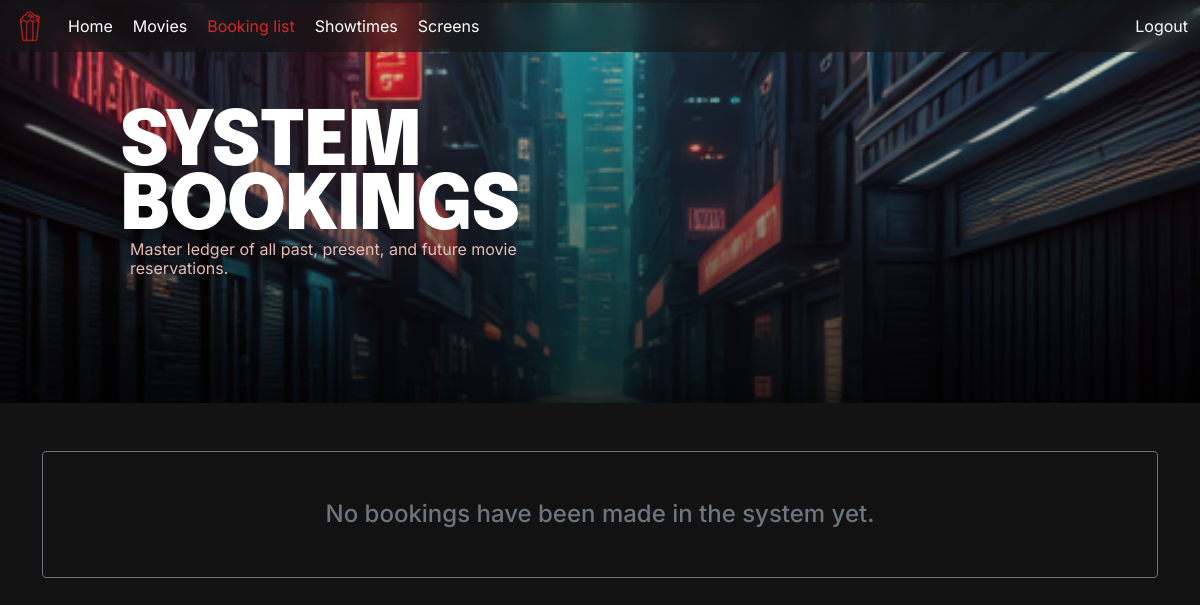
Before: /booking_list (signed in) with the older database file.
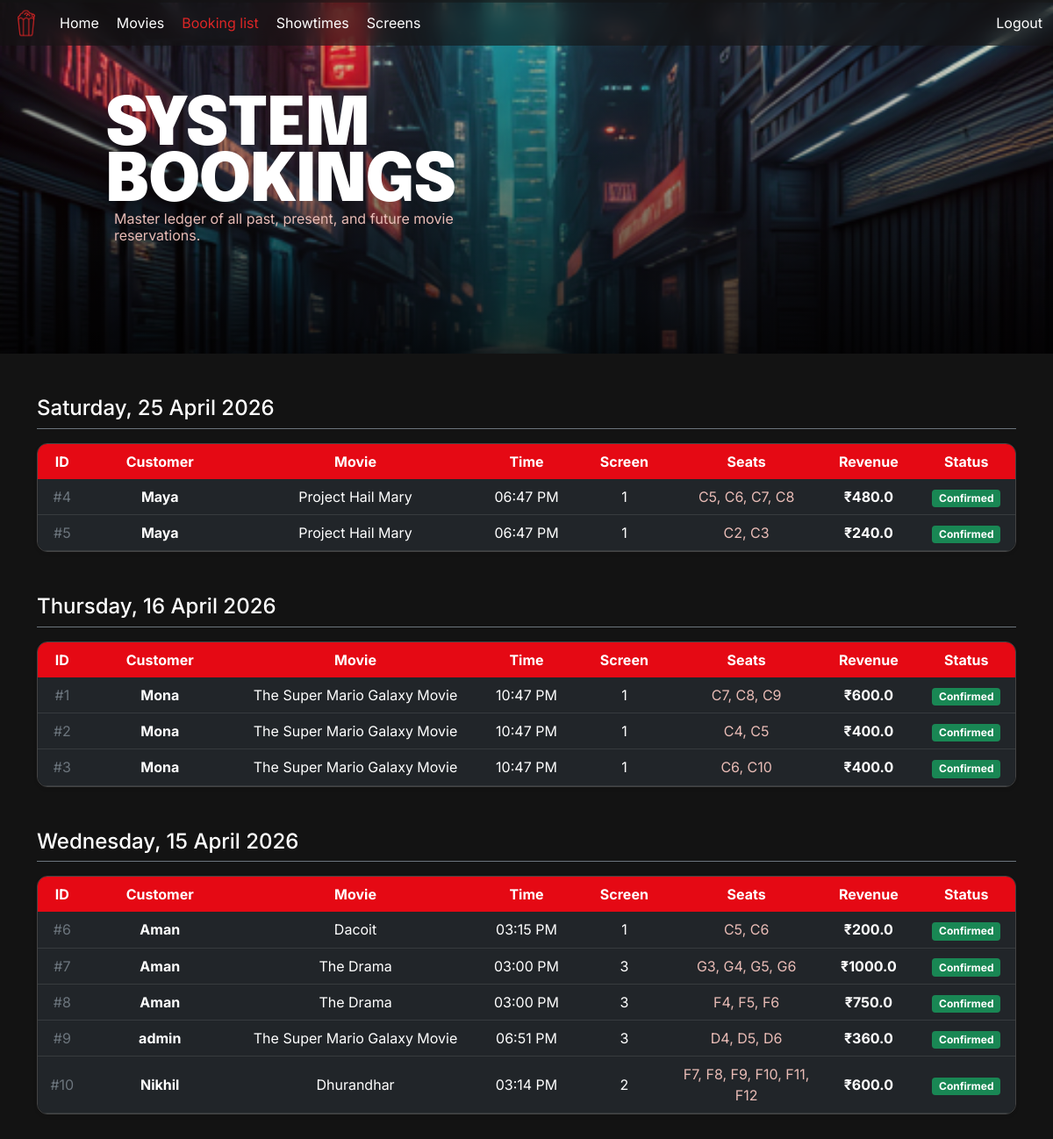
After: the same page with the newer database file.
### models.py (models this page shows)
class Booking(db.Model):
    __tablename__ = 'booking'
    id = db.Column(db.Integer, primary_key=True)
    user_id = db.Column(db.Integer, db.ForeignKey('user.id'), nullable=False)
    showtime_id = db.Column(db.Integer, db.ForeignKey('showtime.id'), nullable=False)
    status = db.Column(db.String(20), default='confirmed')
    total_price = db.Column(db.Float, nullable=False)
    booked_at = db.Column(db.DateTime, default=datetime.utcnow)
    seats = db.relationship('BookingSeat', backref='booking', lazy=True)

class User(db.Model, UserMixin):
    __tablename__ = 'user'
    id = db.Column(db.Integer, primary_key=True)
    name = db.Column(db.String(100), nullable=False)
    username = db.Column(db.String(120), unique=True, nullable=False)
    password = db.Column(db.String(256), nullable=False)
    created_at = db.Column(db.DateTime, default=datetime.utcnow)
    is_admin = db.Column(db.Boolean, default=False)
    bookings = db.relationship('Booking', backref='user', lazy=True)
    reviews = db.relationship('Review', backref='user', lazy=True)

class Movie(db.Model):
    __tablename__ = 'movie'
    id = db.Column(db.Integer, primary_key=True)
    title = db.Column(db.String(200), nullable=False)
    genre = db.Column(db.String(100))
    duration_min = db.Column(db.Integer)          # in minutes
    language = db.Column(db.String(50))
    rating = db.Column(db.Float, default=0.0)     # aggregate rating
    poster_url = db.Column(db.String(500))
    showtimes = db.relationship('Showtime', backref='movie', lazy=True)
    reviews = db.relationship('Review', backref='movie', lazy=True)

class Showtime(db.Model):
    __tablename__ = 'showtime'
    id = db.Column(db.Integer, primary_key=True)
    movie_id = db.Column(db.Integer, db.ForeignKey('movie.id'), nullable=False)
    screen_id = db.Column(db.Integer, db.ForeignKey('screen.id'), nullable=False)
    show_time = db.Column(db.DateTime, nullable=False)
    price = db.Column(db.Float, nullable=False)
    bookings = db.relationship('Booking', backref='showtime', lazy=True)

class Screen(db.Model):
    __tablename__ = 'screen'
    id = db.Column(db.Integer, primary_key=True)
    name = db.Column(db.String(50), nullable=False, unique=True)
    seats = db.relationship('Seat', backref='screen', lazy=True)
    showtimes = db.relationship('Showtime', backref='screen', lazy=True)

### app.py (the view)
@app.route('/booking_list')
@login_required
def booking_list():
    if not current_user.is_admin:
        flash('Access denied.', 'danger')
        return redirect(url_for('home'))
    all_bookings = Booking.query.all()
    grouped = defaultdict(list)
    for booking in all_bookings:
        showtime = Showtime.query.get(booking.showtime_id)
        movie = Movie.query.get(showtime.movie_id)
        user = User.query.get(booking.user_id) # Getting the buyer!
        screen = Screen.query.get(showtime.screen_id)
        booking_seats = BookingSeat.query.filter_by(booking_id=booking.id).all()
        seat_names = []
        for bs in booking_seats:
            seat = Seat.query.get(bs.seat_id)
            if seat:
                seat_names.append(f"{seat.row}{seat.number}")
        formatted_seats = ", ".join(seat_names)
        booking_info = {
            'booking': booking,
            'showtime': showtime,
            'movie': movie,
            'seats': formatted_seats,
            'screen': screen,
            'user': user
        }
        date_key = showtime.show_time.date()
        grouped[date_key].append(booking_info)
    sorted_grouped = dict(sorted(grouped.items(), key=lambda item: item[0], reverse=True))
    return render_template('booking_list.html', grouped=sorted_grouped)

### app.py (called while the page is built)
@login_manager.user_loader
def load_user(user_id):
    return User.query.get(int(user_id))

@app.context_processor
def inject_user():
    return dict(current_user = current_user, request = request)

### templates/booking_list.html (shortened to what this page needs)
{% extends "0base.html" %}
{% block content %}
<div class="bg-showtime" style="margin-top: -75px; height: 50vh;">
    <div class="para-home" style="width: 80vw; justify-content: center; height: 100%;">
        <h1 style="max-width: 700px; margin-bottom: 0px;">SYSTEM BOOKINGS</h1>
        <p style="width: 50%; line-height: 1.2; padding-left: 10px;">Master ledger of all past, present, and future movie reservations.</p>
    </div>
</div>
<div class="container" style="min-height: 50vh;">
    {% for date, items in grouped.items() %}
    <div class="mb-5 mt-5">
        <h4 class="mb-3 text-white border-bottom border-secondary pb-2">{{ date.strftime('%A, %d %B %Y') }}</h4>
        <div class="table-responsive shadow-sm" style="border-radius: 12px; border: 1px solid #444; overflow: hidden;">
            <table class="table table-dark table-hover align-middle mb-0">
                <thead>
                    <tr>
                        <th style="width:5%; color: white; background-color: #E50914; border: none;">ID</th>
                        <th style="width:15%; color: white; background-color: #E50914; border: none;">Customer</th>
                        <th style="width:25%; color: white; background-color: #E50914; border: none;">Movie</th>
                        <th style="width:10%; color: white; background-color: #E50914; border: none;">Time</th>
                        <th style="width:10%; color: white; background-color: #E50914; border: none;">Screen</th>
                        <th style="width:15%; color: white; background-color: #E50914; border: none;">Seats</th>
                        <th style="width:10%; color: white; background-color: #E50914; border: none;">Revenue</th>
                        <th style="width:10%; color: white; background-color: #E50914; border: none;">Status</th>
                    </tr>
                </thead>
                <tbody>
                    {% for item in items %}
                    <tr>
                        <td class="text-muted">#{{ item.booking.id }}</td>
                        <td class="fw-bold">{{ item.user.username }}</td>
                        <td>{{ item.movie.title }}</td>
                        <td>{{ item.showtime.show_time.strftime('%I:%M %p') }}</td>
                        <td>{{ item.screen.name }}</td>
                        <td style="color: #E9BCB6;">{{ item.seats }}</td>
                        <td class="fw-bold">₹{{ item.booking.total_price }}</td>
                        <td>
                            <span class="badge {% if item.booking.status == 'confirmed' %}bg-success{% else %}bg-secondary{% endif %}">
                                {{ item.booking.status|title }}
                            </span>
                        </td>
                    </tr>
                    {% endfor %}
                </tbody>
            </table>
        </div>
    </div>
    {% else %}
        <div class="alert bg-darker border-secondary text-center py-5 mt-5" role="alert">
            <h4 class="text-muted mb-0">No bookings have been made in the system yet.</h4>
        </div>
    {% endfor %}
</div>
{% endblock %}

Changed rows visible on the page:
added Booking: booking.id "4", booking.total_price "480.0", booking.status "Confirmed"
added User: user.username "Maya" "Maya"
now on this page (row unchanged): Movie: movie "Project Hail Mary" "Project Hail Mary"
now on this page (row unchanged): Showtime: showtime.show_time "06:47 PM" "06:47 PM"
now on this page (row unchanged): Screen: screen.name "1" "1" "1" "1" "1" "1"
added Booking: booking.id "5", booking.total_price "240.0", booking.status "Confirmed"
added Booking: booking.id "1", booking.total_price "600.0", booking.status "Confirmed"
now on this page (row unchanged): User: user.username "Mona" "Mona" "Mona"
now on this page (row unchanged): Movie: movie "The Super Mario Galaxy Movie" "The Super Mario Galaxy Movie" "The Super Mario Galaxy Movie" "The Super Mario Galaxy Movie"
now on this page (row unchanged): Showtime: showtime.show_time "10:47 PM" "10:47 PM" "10:47 PM"
added Booking: booking.id "2", booking.total_price "400.0", booking.status "Confirmed"
added Booking: booking.id "3", booking.total_price "400.0", booking.status "Confirmed"
added Booking: booking.id "6", booking.total_price "200.0", booking.status "Confirmed"
added User: user.username "Aman" "Aman" "Aman"
added Movie: movie "Dacoit"
added Showtime: showtime.show_time "03:15 PM"
added Booking: booking.id "7", booking.total_price "1000.0", booking.status "Confirmed"
now on this page (row unchanged): Movie: movie "The Drama" "The Drama"
added Showtime: showtime.show_time "03:00 PM" "03:00 PM"
added Screen: screen.name "3" "3" "3"
added Booking: booking.id "8", booking.total_price "750.0", booking.status "Confirmed"
added Booking: booking.id "9", booking.total_price "360.0", booking.status "Confirmed"
now on this page (row unchanged): User: user.username "admin"
added Showtime: showtime.show_time "06:51 PM"
added Booking: booking.id "10", booking.total_price "600.0", booking.status "Confirmed"
added User: user.username "Nikhil"
now on this page (row unchanged): Movie: movie "Dhurandhar"
added Showtime: showtime.show_time "03:14 PM"
now on this page (row unchanged): Screen: screen.name "2"
Other visible differences:
new list line: "Saturday, 25 April 2026 ID Customer Movie Time Screen Seats Revenue Status # C5, C6, C7, C8 ₹ # C2, C3 ₹"
new list line: "Thursday, 16 April 2026 ID Customer Movie Time Screen Seats Revenue Status # C7, C8, C9 ₹ # C4, C5 ₹ # C6, C10 ₹"
new list line: "Wednesday, 15 April 2026 ID Customer Movie Time Screen Seats Revenue Status # C5, C6 ₹ # G3, G4, G5, G6 ₹ # F4, F5, F6 ₹ # D4, D5, D6 ₹ # F7, F8, F9, F10, F11, F12 ₹"
text no longer shown: "No bookings have been made in the system yet."
